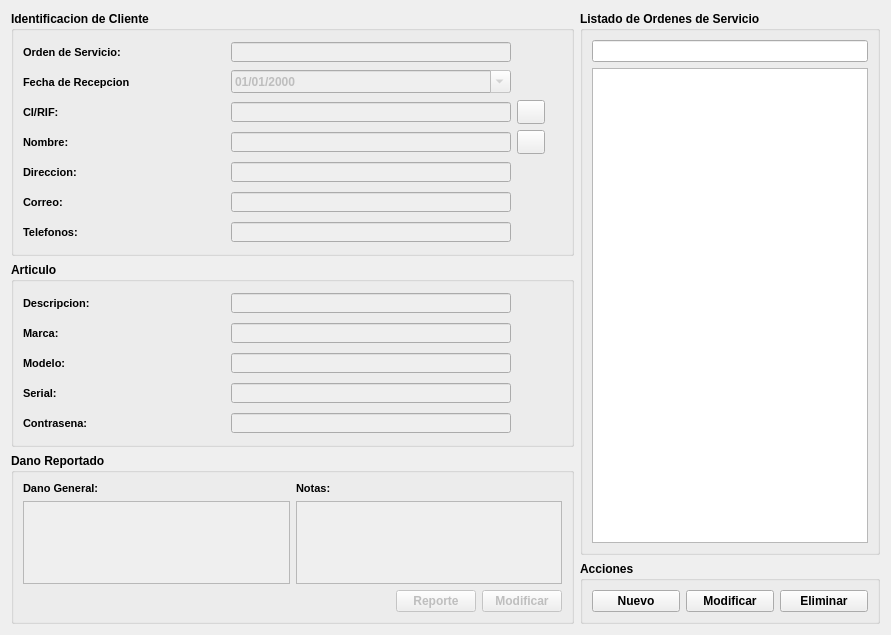
<?xml version="1.0" encoding="UTF-8"?>
<ui version="4.0">
 <class>FrmReparacion</class>
 <widget class="QWidget" name="FrmReparacion">
  <property name="geometry">
   <rect>
    <x>0</x>
    <y>0</y>
    <width>891</width>
    <height>635</height>
   </rect>
  </property>
  <property name="windowTitle">
   <string>Reparaciones</string>
  </property>
  <property name="windowIcon">
   <iconset resource="../iconos.qrc">
    <normaloff>:/Presentacion/img/1418342282_678124-wrench-screwdriver-128.png</normaloff>:/Presentacion/img/1418342282_678124-wrench-screwdriver-128.png</iconset>
  </property>
  <layout class="QHBoxLayout" name="horizontalLayout_16">
   <item>
    <layout class="QVBoxLayout" name="verticalLayout_6">
     <item>
      <widget class="QGroupBox" name="gbCliente">
       <property name="font">
        <font>
         <pointsize>9</pointsize>
         <weight>75</weight>
         <bold>true</bold>
        </font>
       </property>
       <property name="title">
        <string>Identificacion de Cliente</string>
       </property>
       <layout class="QFormLayout" name="formLayout">
        <item row="0" column="0">
         <layout class="QHBoxLayout" name="horizontalLayout">
          <item>
           <widget class="QLabel" name="label">
            <property name="minimumSize">
             <size>
              <width>202</width>
              <height>24</height>
             </size>
            </property>
            <property name="maximumSize">
             <size>
              <width>202</width>
              <height>24</height>
             </size>
            </property>
            <property name="font">
             <font>
              <pointsize>8</pointsize>
              <weight>75</weight>
              <bold>true</bold>
             </font>
            </property>
            <property name="text">
             <string>Orden de Servicio:</string>
            </property>
           </widget>
          </item>
          <item>
           <widget class="QLineEdit" name="lineOrden">
            <property name="enabled">
             <bool>false</bool>
            </property>
            <property name="minimumSize">
             <size>
              <width>280</width>
              <height>20</height>
             </size>
            </property>
            <property name="maximumSize">
             <size>
              <width>600</width>
              <height>20</height>
             </size>
            </property>
            <property name="font">
             <font>
              <weight>75</weight>
              <bold>true</bold>
             </font>
            </property>
           </widget>
          </item>
          <item>
           <spacer name="horizontalSpacer">
            <property name="font">
             <font>
              <weight>75</weight>
              <bold>true</bold>
             </font>
            </property>
            <property name="orientation">
             <enum>Qt::Horizontal</enum>
            </property>
            <property name="sizeType">
             <enum>QSizePolicy::Maximum</enum>
            </property>
            <property name="sizeHint" stdset="0">
             <size>
              <width>28</width>
              <height>24</height>
             </size>
            </property>
           </spacer>
          </item>
         </layout>
        </item>
        <item row="1" column="0">
         <layout class="QHBoxLayout" name="horizontalLayout_2">
          <item>
           <widget class="QLabel" name="label_14">
            <property name="minimumSize">
             <size>
              <width>202</width>
              <height>24</height>
             </size>
            </property>
            <property name="maximumSize">
             <size>
              <width>202</width>
              <height>24</height>
             </size>
            </property>
            <property name="font">
             <font>
              <pointsize>8</pointsize>
              <weight>75</weight>
              <bold>true</bold>
             </font>
            </property>
            <property name="text">
             <string>Fecha de Recepcion</string>
            </property>
           </widget>
          </item>
          <item>
           <widget class="QDateTimeEdit" name="lineFecha">
            <property name="enabled">
             <bool>false</bool>
            </property>
            <property name="minimumSize">
             <size>
              <width>280</width>
              <height>20</height>
             </size>
            </property>
            <property name="displayFormat">
             <string>dd/MM/yyyy</string>
            </property>
            <property name="calendarPopup">
             <bool>true</bool>
            </property>
           </widget>
          </item>
          <item>
           <spacer name="horizontalSpacer_11">
            <property name="font">
             <font>
              <weight>75</weight>
              <bold>true</bold>
             </font>
            </property>
            <property name="orientation">
             <enum>Qt::Horizontal</enum>
            </property>
            <property name="sizeType">
             <enum>QSizePolicy::Maximum</enum>
            </property>
            <property name="sizeHint" stdset="0">
             <size>
              <width>28</width>
              <height>24</height>
             </size>
            </property>
           </spacer>
          </item>
         </layout>
        </item>
        <item row="2" column="0">
         <layout class="QHBoxLayout" name="horizontalLayout_3">
          <item>
           <widget class="QLabel" name="label_3">
            <property name="minimumSize">
             <size>
              <width>202</width>
              <height>24</height>
             </size>
            </property>
            <property name="maximumSize">
             <size>
              <width>202</width>
              <height>24</height>
             </size>
            </property>
            <property name="font">
             <font>
              <pointsize>8</pointsize>
              <weight>75</weight>
              <bold>true</bold>
             </font>
            </property>
            <property name="text">
             <string>CI/RIF:</string>
            </property>
           </widget>
          </item>
          <item>
           <widget class="QLineEdit" name="lineCI">
            <property name="enabled">
             <bool>false</bool>
            </property>
            <property name="minimumSize">
             <size>
              <width>280</width>
              <height>20</height>
             </size>
            </property>
            <property name="maximumSize">
             <size>
              <width>400</width>
              <height>20</height>
             </size>
            </property>
            <property name="font">
             <font>
              <weight>75</weight>
              <bold>true</bold>
             </font>
            </property>
           </widget>
          </item>
          <item>
           <widget class="QPushButton" name="pushButton">
            <property name="sizePolicy">
             <sizepolicy hsizetype="Maximum" vsizetype="Maximum">
              <horstretch>0</horstretch>
              <verstretch>0</verstretch>
             </sizepolicy>
            </property>
            <property name="minimumSize">
             <size>
              <width>28</width>
              <height>24</height>
             </size>
            </property>
            <property name="maximumSize">
             <size>
              <width>28</width>
              <height>24</height>
             </size>
            </property>
            <property name="font">
             <font>
              <weight>75</weight>
              <bold>true</bold>
             </font>
            </property>
            <property name="text">
             <string/>
            </property>
            <property name="icon">
             <iconset resource="../iconos.qrc">
              <normaloff>:/Presentacion/img/1418342289_search-128.png</normaloff>:/Presentacion/img/1418342289_search-128.png</iconset>
            </property>
           </widget>
          </item>
         </layout>
        </item>
        <item row="3" column="0">
         <layout class="QHBoxLayout" name="horizontalLayout_4">
          <item>
           <widget class="QLabel" name="label_4">
            <property name="minimumSize">
             <size>
              <width>202</width>
              <height>24</height>
             </size>
            </property>
            <property name="maximumSize">
             <size>
              <width>202</width>
              <height>24</height>
             </size>
            </property>
            <property name="font">
             <font>
              <pointsize>8</pointsize>
              <weight>75</weight>
              <bold>true</bold>
             </font>
            </property>
            <property name="text">
             <string>Nombre:</string>
            </property>
           </widget>
          </item>
          <item>
           <widget class="QLineEdit" name="lineNombre">
            <property name="enabled">
             <bool>false</bool>
            </property>
            <property name="minimumSize">
             <size>
              <width>280</width>
              <height>20</height>
             </size>
            </property>
            <property name="maximumSize">
             <size>
              <width>400</width>
              <height>20</height>
             </size>
            </property>
            <property name="font">
             <font>
              <weight>75</weight>
              <bold>true</bold>
             </font>
            </property>
           </widget>
          </item>
          <item>
           <widget class="QPushButton" name="pushButton_2">
            <property name="sizePolicy">
             <sizepolicy hsizetype="Maximum" vsizetype="Maximum">
              <horstretch>0</horstretch>
              <verstretch>0</verstretch>
             </sizepolicy>
            </property>
            <property name="minimumSize">
             <size>
              <width>28</width>
              <height>24</height>
             </size>
            </property>
            <property name="maximumSize">
             <size>
              <width>28</width>
              <height>24</height>
             </size>
            </property>
            <property name="font">
             <font>
              <weight>75</weight>
              <bold>true</bold>
             </font>
            </property>
            <property name="text">
             <string/>
            </property>
            <property name="icon">
             <iconset resource="../iconos.qrc">
              <normaloff>:/Presentacion/img/1418342289_search-128.png</normaloff>:/Presentacion/img/1418342289_search-128.png</iconset>
            </property>
           </widget>
          </item>
         </layout>
        </item>
        <item row="4" column="0">
         <layout class="QHBoxLayout" name="horizontalLayout_5">
          <item>
           <widget class="QLabel" name="label_5">
            <property name="minimumSize">
             <size>
              <width>202</width>
              <height>24</height>
             </size>
            </property>
            <property name="maximumSize">
             <size>
              <width>202</width>
              <height>24</height>
             </size>
            </property>
            <property name="font">
             <font>
              <pointsize>8</pointsize>
              <weight>75</weight>
              <bold>true</bold>
             </font>
            </property>
            <property name="text">
             <string>Direccion:</string>
            </property>
           </widget>
          </item>
          <item>
           <widget class="QLineEdit" name="lineDireccion">
            <property name="enabled">
             <bool>false</bool>
            </property>
            <property name="minimumSize">
             <size>
              <width>280</width>
              <height>20</height>
             </size>
            </property>
            <property name="maximumSize">
             <size>
              <width>400</width>
              <height>20</height>
             </size>
            </property>
            <property name="font">
             <font>
              <weight>75</weight>
              <bold>true</bold>
             </font>
            </property>
            <property name="readOnly">
             <bool>true</bool>
            </property>
           </widget>
          </item>
          <item>
           <spacer name="horizontalSpacer_2">
            <property name="font">
             <font>
              <weight>75</weight>
              <bold>true</bold>
             </font>
            </property>
            <property name="orientation">
             <enum>Qt::Horizontal</enum>
            </property>
            <property name="sizeType">
             <enum>QSizePolicy::Maximum</enum>
            </property>
            <property name="sizeHint" stdset="0">
             <size>
              <width>28</width>
              <height>24</height>
             </size>
            </property>
           </spacer>
          </item>
         </layout>
        </item>
        <item row="5" column="0">
         <layout class="QHBoxLayout" name="horizontalLayout_6">
          <item>
           <widget class="QLabel" name="label_6">
            <property name="minimumSize">
             <size>
              <width>202</width>
              <height>24</height>
             </size>
            </property>
            <property name="maximumSize">
             <size>
              <width>202</width>
              <height>24</height>
             </size>
            </property>
            <property name="font">
             <font>
              <pointsize>8</pointsize>
              <weight>75</weight>
              <bold>true</bold>
             </font>
            </property>
            <property name="text">
             <string>Correo:</string>
            </property>
           </widget>
          </item>
          <item>
           <widget class="QLineEdit" name="lineCorreo">
            <property name="enabled">
             <bool>false</bool>
            </property>
            <property name="minimumSize">
             <size>
              <width>280</width>
              <height>20</height>
             </size>
            </property>
            <property name="maximumSize">
             <size>
              <width>400</width>
              <height>20</height>
             </size>
            </property>
            <property name="font">
             <font>
              <weight>75</weight>
              <bold>true</bold>
             </font>
            </property>
            <property name="readOnly">
             <bool>true</bool>
            </property>
           </widget>
          </item>
          <item>
           <spacer name="horizontalSpacer_3">
            <property name="font">
             <font>
              <weight>75</weight>
              <bold>true</bold>
             </font>
            </property>
            <property name="orientation">
             <enum>Qt::Horizontal</enum>
            </property>
            <property name="sizeType">
             <enum>QSizePolicy::Maximum</enum>
            </property>
            <property name="sizeHint" stdset="0">
             <size>
              <width>28</width>
              <height>24</height>
             </size>
            </property>
           </spacer>
          </item>
         </layout>
        </item>
        <item row="6" column="0">
         <layout class="QHBoxLayout" name="horizontalLayout_7">
          <item>
           <widget class="QLabel" name="label_7">
            <property name="minimumSize">
             <size>
              <width>202</width>
              <height>24</height>
             </size>
            </property>
            <property name="maximumSize">
             <size>
              <width>202</width>
              <height>24</height>
             </size>
            </property>
            <property name="font">
             <font>
              <pointsize>8</pointsize>
              <weight>75</weight>
              <bold>true</bold>
             </font>
            </property>
            <property name="text">
             <string>Telefonos:</string>
            </property>
           </widget>
          </item>
          <item>
           <widget class="QLineEdit" name="lineTelefonos">
            <property name="enabled">
             <bool>false</bool>
            </property>
            <property name="minimumSize">
             <size>
              <width>280</width>
              <height>20</height>
             </size>
            </property>
            <property name="maximumSize">
             <size>
              <width>400</width>
              <height>20</height>
             </size>
            </property>
            <property name="font">
             <font>
              <weight>75</weight>
              <bold>true</bold>
             </font>
            </property>
            <property name="readOnly">
             <bool>true</bool>
            </property>
           </widget>
          </item>
          <item>
           <spacer name="horizontalSpacer_4">
            <property name="font">
             <font>
              <weight>75</weight>
              <bold>true</bold>
             </font>
            </property>
            <property name="orientation">
             <enum>Qt::Horizontal</enum>
            </property>
            <property name="sizeType">
             <enum>QSizePolicy::Maximum</enum>
            </property>
            <property name="sizeHint" stdset="0">
             <size>
              <width>28</width>
              <height>24</height>
             </size>
            </property>
           </spacer>
          </item>
         </layout>
        </item>
       </layout>
      </widget>
     </item>
     <item>
      <widget class="QGroupBox" name="gbArticulo">
       <property name="font">
        <font>
         <pointsize>9</pointsize>
         <weight>75</weight>
         <bold>true</bold>
        </font>
       </property>
       <property name="title">
        <string>Articulo </string>
       </property>
       <layout class="QFormLayout" name="formLayout_2">
        <item row="0" column="0">
         <layout class="QHBoxLayout" name="horizontalLayout_8">
          <item>
           <widget class="QLabel" name="label_8">
            <property name="minimumSize">
             <size>
              <width>202</width>
              <height>24</height>
             </size>
            </property>
            <property name="maximumSize">
             <size>
              <width>202</width>
              <height>24</height>
             </size>
            </property>
            <property name="font">
             <font>
              <pointsize>8</pointsize>
              <weight>75</weight>
              <bold>true</bold>
             </font>
            </property>
            <property name="text">
             <string>Descripcion:</string>
            </property>
           </widget>
          </item>
          <item>
           <widget class="QLineEdit" name="lineDescripcion">
            <property name="enabled">
             <bool>false</bool>
            </property>
            <property name="minimumSize">
             <size>
              <width>280</width>
              <height>20</height>
             </size>
            </property>
            <property name="maximumSize">
             <size>
              <width>400</width>
              <height>20</height>
             </size>
            </property>
            <property name="font">
             <font>
              <weight>75</weight>
              <bold>true</bold>
             </font>
            </property>
           </widget>
          </item>
          <item>
           <spacer name="horizontalSpacer_5">
            <property name="font">
             <font>
              <weight>75</weight>
              <bold>true</bold>
             </font>
            </property>
            <property name="orientation">
             <enum>Qt::Horizontal</enum>
            </property>
            <property name="sizeType">
             <enum>QSizePolicy::Maximum</enum>
            </property>
            <property name="sizeHint" stdset="0">
             <size>
              <width>48</width>
              <height>24</height>
             </size>
            </property>
           </spacer>
          </item>
         </layout>
        </item>
        <item row="1" column="0">
         <layout class="QHBoxLayout" name="horizontalLayout_9">
          <item>
           <widget class="QLabel" name="label_9">
            <property name="minimumSize">
             <size>
              <width>202</width>
              <height>24</height>
             </size>
            </property>
            <property name="maximumSize">
             <size>
              <width>202</width>
              <height>24</height>
             </size>
            </property>
            <property name="font">
             <font>
              <pointsize>8</pointsize>
              <weight>75</weight>
              <bold>true</bold>
             </font>
            </property>
            <property name="text">
             <string>Marca:</string>
            </property>
           </widget>
          </item>
          <item>
           <widget class="QLineEdit" name="lineMarca">
            <property name="enabled">
             <bool>false</bool>
            </property>
            <property name="minimumSize">
             <size>
              <width>280</width>
              <height>20</height>
             </size>
            </property>
            <property name="maximumSize">
             <size>
              <width>400</width>
              <height>20</height>
             </size>
            </property>
            <property name="font">
             <font>
              <weight>75</weight>
              <bold>true</bold>
             </font>
            </property>
           </widget>
          </item>
          <item>
           <spacer name="horizontalSpacer_6">
            <property name="font">
             <font>
              <weight>75</weight>
              <bold>true</bold>
             </font>
            </property>
            <property name="orientation">
             <enum>Qt::Horizontal</enum>
            </property>
            <property name="sizeType">
             <enum>QSizePolicy::Maximum</enum>
            </property>
            <property name="sizeHint" stdset="0">
             <size>
              <width>48</width>
              <height>24</height>
             </size>
            </property>
           </spacer>
          </item>
         </layout>
        </item>
        <item row="2" column="0">
         <layout class="QHBoxLayout" name="horizontalLayout_10">
          <item>
           <widget class="QLabel" name="label_10">
            <property name="minimumSize">
             <size>
              <width>202</width>
              <height>24</height>
             </size>
            </property>
            <property name="maximumSize">
             <size>
              <width>202</width>
              <height>24</height>
             </size>
            </property>
            <property name="font">
             <font>
              <pointsize>8</pointsize>
              <weight>75</weight>
              <bold>true</bold>
             </font>
            </property>
            <property name="text">
             <string>Modelo:</string>
            </property>
           </widget>
          </item>
          <item>
           <widget class="QLineEdit" name="lineModelo">
            <property name="enabled">
             <bool>false</bool>
            </property>
            <property name="minimumSize">
             <size>
              <width>280</width>
              <height>20</height>
             </size>
            </property>
            <property name="maximumSize">
             <size>
              <width>400</width>
              <height>20</height>
             </size>
            </property>
            <property name="font">
             <font>
              <weight>75</weight>
              <bold>true</bold>
             </font>
            </property>
           </widget>
          </item>
          <item>
           <spacer name="horizontalSpacer_7">
            <property name="font">
             <font>
              <weight>75</weight>
              <bold>true</bold>
             </font>
            </property>
            <property name="orientation">
             <enum>Qt::Horizontal</enum>
            </property>
            <property name="sizeType">
             <enum>QSizePolicy::Maximum</enum>
            </property>
            <property name="sizeHint" stdset="0">
             <size>
              <width>48</width>
              <height>24</height>
             </size>
            </property>
           </spacer>
          </item>
         </layout>
        </item>
        <item row="3" column="0">
         <layout class="QHBoxLayout" name="horizontalLayout_11">
          <item>
           <widget class="QLabel" name="label_11">
            <property name="minimumSize">
             <size>
              <width>202</width>
              <height>24</height>
             </size>
            </property>
            <property name="maximumSize">
             <size>
              <width>202</width>
              <height>24</height>
             </size>
            </property>
            <property name="font">
             <font>
              <pointsize>8</pointsize>
              <weight>75</weight>
              <bold>true</bold>
             </font>
            </property>
            <property name="text">
             <string>Serial:</string>
            </property>
           </widget>
          </item>
          <item>
           <widget class="QLineEdit" name="lineSerial">
            <property name="enabled">
             <bool>false</bool>
            </property>
            <property name="minimumSize">
             <size>
              <width>280</width>
              <height>20</height>
             </size>
            </property>
            <property name="maximumSize">
             <size>
              <width>400</width>
              <height>20</height>
             </size>
            </property>
            <property name="font">
             <font>
              <weight>75</weight>
              <bold>true</bold>
             </font>
            </property>
           </widget>
          </item>
          <item>
           <spacer name="horizontalSpacer_8">
            <property name="font">
             <font>
              <weight>75</weight>
              <bold>true</bold>
             </font>
            </property>
            <property name="orientation">
             <enum>Qt::Horizontal</enum>
            </property>
            <property name="sizeType">
             <enum>QSizePolicy::Maximum</enum>
            </property>
            <property name="sizeHint" stdset="0">
             <size>
              <width>48</width>
              <height>24</height>
             </size>
            </property>
           </spacer>
          </item>
         </layout>
        </item>
        <item row="4" column="0">
         <layout class="QHBoxLayout" name="horizontalLayout_12">
          <item>
           <widget class="QLabel" name="label_12">
            <property name="minimumSize">
             <size>
              <width>202</width>
              <height>24</height>
             </size>
            </property>
            <property name="maximumSize">
             <size>
              <width>202</width>
              <height>24</height>
             </size>
            </property>
            <property name="font">
             <font>
              <pointsize>8</pointsize>
              <weight>75</weight>
              <bold>true</bold>
             </font>
            </property>
            <property name="text">
             <string>Contrasena:</string>
            </property>
           </widget>
          </item>
          <item>
           <widget class="QLineEdit" name="lineContrasena">
            <property name="enabled">
             <bool>false</bool>
            </property>
            <property name="minimumSize">
             <size>
              <width>280</width>
              <height>20</height>
             </size>
            </property>
            <property name="maximumSize">
             <size>
              <width>400</width>
              <height>20</height>
             </size>
            </property>
            <property name="font">
             <font>
              <weight>75</weight>
              <bold>true</bold>
             </font>
            </property>
           </widget>
          </item>
          <item>
           <spacer name="horizontalSpacer_9">
            <property name="font">
             <font>
              <weight>75</weight>
              <bold>true</bold>
             </font>
            </property>
            <property name="orientation">
             <enum>Qt::Horizontal</enum>
            </property>
            <property name="sizeType">
             <enum>QSizePolicy::Maximum</enum>
            </property>
            <property name="sizeHint" stdset="0">
             <size>
              <width>48</width>
              <height>24</height>
             </size>
            </property>
           </spacer>
          </item>
         </layout>
        </item>
       </layout>
      </widget>
     </item>
     <item>
      <widget class="QGroupBox" name="groupBox_3">
       <property name="font">
        <font>
         <pointsize>9</pointsize>
         <weight>75</weight>
         <bold>true</bold>
        </font>
       </property>
       <property name="title">
        <string>Dano Reportado</string>
       </property>
       <layout class="QVBoxLayout" name="verticalLayout_5">
        <item>
         <layout class="QHBoxLayout" name="horizontalLayout_15">
          <item>
           <layout class="QVBoxLayout" name="verticalLayout_3">
            <item>
             <widget class="QLabel" name="label_15">
              <property name="font">
               <font>
                <pointsize>8</pointsize>
                <weight>75</weight>
                <bold>true</bold>
               </font>
              </property>
              <property name="text">
               <string>Dano General:</string>
              </property>
             </widget>
            </item>
            <item>
             <widget class="QTextEdit" name="textDano">
              <property name="enabled">
               <bool>false</bool>
              </property>
              <property name="maximumSize">
               <size>
                <width>400</width>
                <height>150</height>
               </size>
              </property>
              <property name="font">
               <font>
                <weight>75</weight>
                <bold>true</bold>
               </font>
              </property>
             </widget>
            </item>
           </layout>
          </item>
          <item>
           <layout class="QVBoxLayout" name="verticalLayout_4">
            <item>
             <widget class="QLabel" name="label_13">
              <property name="font">
               <font>
                <pointsize>8</pointsize>
                <weight>75</weight>
                <bold>true</bold>
               </font>
              </property>
              <property name="text">
               <string>Notas:</string>
              </property>
             </widget>
            </item>
            <item>
             <widget class="QTextEdit" name="textNotas">
              <property name="enabled">
               <bool>false</bool>
              </property>
              <property name="maximumSize">
               <size>
                <width>400</width>
                <height>150</height>
               </size>
              </property>
              <property name="font">
               <font>
                <weight>75</weight>
                <bold>true</bold>
               </font>
              </property>
             </widget>
            </item>
           </layout>
          </item>
         </layout>
        </item>
        <item>
         <layout class="QHBoxLayout" name="horizontalLayout_14">
          <item>
           <spacer name="horizontalSpacer_10">
            <property name="font">
             <font>
              <weight>75</weight>
              <bold>true</bold>
             </font>
            </property>
            <property name="orientation">
             <enum>Qt::Horizontal</enum>
            </property>
            <property name="sizeHint" stdset="0">
             <size>
              <width>40</width>
              <height>20</height>
             </size>
            </property>
           </spacer>
          </item>
          <item>
           <widget class="QPushButton" name="pushButton_8">
            <property name="enabled">
             <bool>false</bool>
            </property>
            <property name="font">
             <font>
              <weight>75</weight>
              <bold>true</bold>
             </font>
            </property>
            <property name="text">
             <string>Reporte</string>
            </property>
            <property name="icon">
             <iconset resource="../iconos.qrc">
              <normaloff>:/Presentacion/img/1418365821_file-pdf-128.png</normaloff>:/Presentacion/img/1418365821_file-pdf-128.png</iconset>
            </property>
           </widget>
          </item>
          <item>
           <widget class="QPushButton" name="pushButton_7">
            <property name="enabled">
             <bool>false</bool>
            </property>
            <property name="font">
             <font>
              <weight>75</weight>
              <bold>true</bold>
             </font>
            </property>
            <property name="text">
             <string>Modificar</string>
            </property>
            <property name="icon">
             <iconset resource="../iconos.qrc">
              <normaloff>:/Presentacion/img/1418342269_floppy-128.png</normaloff>:/Presentacion/img/1418342269_floppy-128.png</iconset>
            </property>
           </widget>
          </item>
         </layout>
        </item>
       </layout>
      </widget>
     </item>
    </layout>
   </item>
   <item>
    <layout class="QVBoxLayout" name="verticalLayout_2">
     <item>
      <widget class="QGroupBox" name="groupBox_4">
       <property name="maximumSize">
        <size>
         <width>300</width>
         <height>16777215</height>
        </size>
       </property>
       <property name="font">
        <font>
         <pointsize>9</pointsize>
         <weight>75</weight>
         <bold>true</bold>
        </font>
       </property>
       <property name="title">
        <string>Listado de Ordenes de Servicio</string>
       </property>
       <layout class="QVBoxLayout" name="verticalLayout">
        <item>
         <widget class="QLineEdit" name="lineBuscar">
          <property name="font">
           <font>
            <weight>75</weight>
            <bold>true</bold>
           </font>
          </property>
         </widget>
        </item>
        <item>
         <widget class="QListView" name="listOrden">
          <property name="font">
           <font>
            <weight>75</weight>
            <bold>true</bold>
           </font>
          </property>
         </widget>
        </item>
       </layout>
      </widget>
     </item>
     <item>
      <widget class="QGroupBox" name="groupBox_5">
       <property name="maximumSize">
        <size>
         <width>300</width>
         <height>16777215</height>
        </size>
       </property>
       <property name="font">
        <font>
         <weight>75</weight>
         <bold>true</bold>
        </font>
       </property>
       <property name="title">
        <string>Acciones</string>
       </property>
       <layout class="QHBoxLayout" name="horizontalLayout_13">
        <item>
         <widget class="QPushButton" name="btnNuevo">
          <property name="font">
           <font>
            <pointsize>9</pointsize>
            <weight>75</weight>
            <bold>true</bold>
           </font>
          </property>
          <property name="text">
           <string>Nuevo</string>
          </property>
          <property name="icon">
           <iconset resource="../iconos.qrc">
            <normaloff>:/Presentacion/img/1418342231_678092-sign-add-128.png</normaloff>:/Presentacion/img/1418342231_678092-sign-add-128.png</iconset>
          </property>
         </widget>
        </item>
        <item>
         <widget class="QPushButton" name="pushButton_5">
          <property name="font">
           <font>
            <pointsize>9</pointsize>
            <weight>75</weight>
            <bold>true</bold>
           </font>
          </property>
          <property name="text">
           <string>Modificar</string>
          </property>
          <property name="icon">
           <iconset resource="../iconos.qrc">
            <normaloff>:/Presentacion/img/1418342269_floppy-128.png</normaloff>:/Presentacion/img/1418342269_floppy-128.png</iconset>
          </property>
         </widget>
        </item>
        <item>
         <widget class="QPushButton" name="pushButton_6">
          <property name="font">
           <font>
            <pointsize>9</pointsize>
            <weight>75</weight>
            <bold>true</bold>
           </font>
          </property>
          <property name="text">
           <string>Eliminar</string>
          </property>
          <property name="icon">
           <iconset resource="../iconos.qrc">
            <normaloff>:/Presentacion/img/1418342246_678069-sign-error-128.png</normaloff>:/Presentacion/img/1418342246_678069-sign-error-128.png</iconset>
          </property>
         </widget>
        </item>
       </layout>
      </widget>
     </item>
    </layout>
   </item>
  </layout>
 </widget>
 <resources>
  <include location="../iconos.qrc"/>
 </resources>
 <connections/>
</ui>
